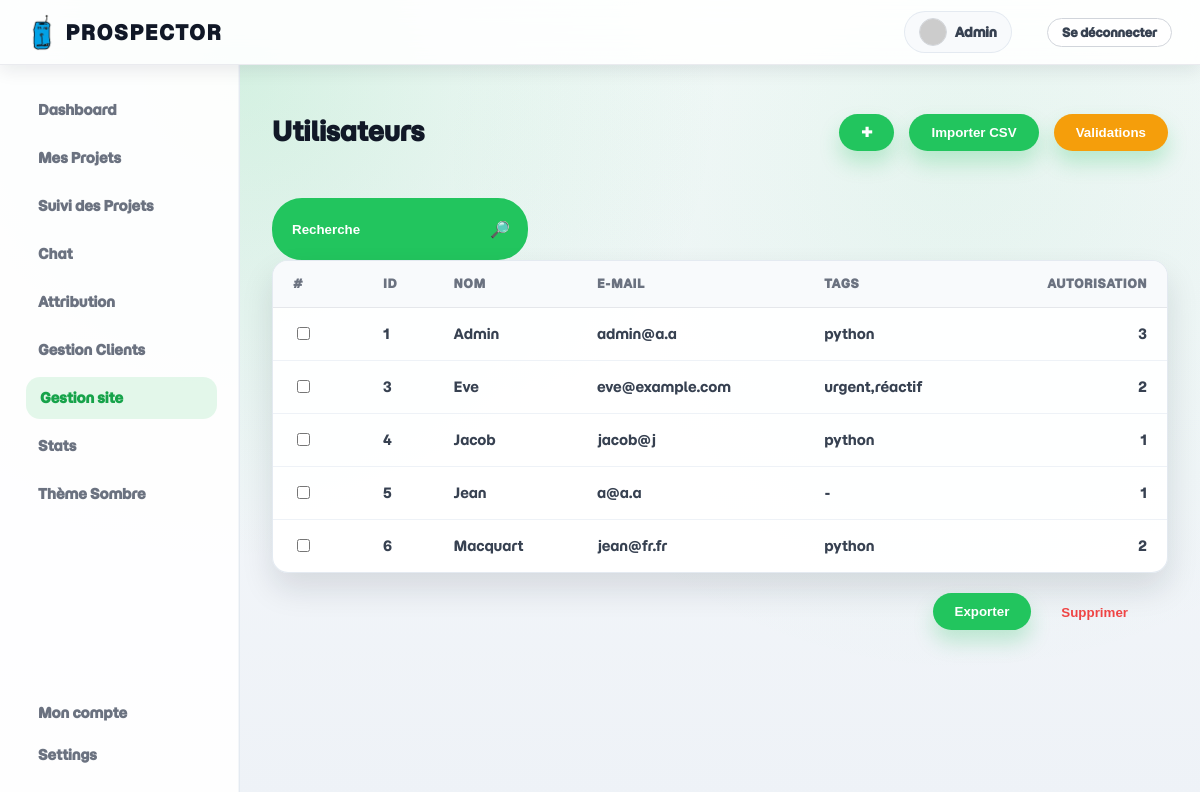
/gestion_site (signed in), run on the app's committed database.
### tables this page shows
CREATE TABLE utilisateurs (
            id INTEGER PRIMARY KEY AUTOINCREMENT,
            nom TEXT NOT NULL,
            email TEXT NOT NULL UNIQUE,
            password TEXT NOT NULL,
            tags TEXT,
            autorisations INTEGER DEFAULT 1,
            avatar TEXT,
            valide INTEGER DEFAULT 0,
            bio TEXT,
            disponibilite TEXT DEFAULT 'Disponible', 
            langues TEXT, 
            liens TEXT
        );

### main.py (the view, shortened to what this page needs)
@app.route('/gestion_site', methods=['GET', 'POST'])
@login_required
def gestion_site():
    auth_level = current_user.autorisations
    if auth_level is None or int(auth_level) != 3:
       abort(403)
    is_error = False # ? bool pour déclencher une erreur (ex avec ajout)
    conn = sqlite3.connect(DATABASE)
    conn.row_factory = sqlite3.Row
    cursor = conn.cursor()
    cursor.execute('SELECT * FROM utilisateurs')
    user_list = cursor.fetchall()
    conn.close()
    if is_error :
        return render_template('gestion_site.html', active_page='gestion_site', users=user_list, error=error)
    return render_template('gestion_site.html', active_page='gestion_site', users=user_list,error=None)

### main.py (called while the page is built)
@login_manager.user_loader
def load_user(user_id):
    conn = sqlite3.connect(DATABASE)
    cursor = conn.cursor()
    cursor.execute("SELECT id, nom, email, autorisations, tags FROM utilisateurs WHERE id = ?", (user_id,))
    row = cursor.fetchone()
    conn.close()
    if row:
        return User(id=row[0], nom=row[1], email=row[2], autorisations=row[3], tags=row[4])
    return None

def get_avatar(email, size=80, default='identicon', rating='g'):
    avatar_custom = None
    try:
        with sqlite3.connect(DATABASE) as conn:
            cursor = conn.cursor()
            cursor.execute("SELECT avatar FROM utilisateurs WHERE email = ?", (email,))
            row = cursor.fetchone()
            if row and row[0]:
                avatar_custom = row[0]
    except Exception:
        pass
    if avatar_custom:
        return url_for('static', filename=f'img/{avatar_custom}')
    email_clean = email.strip().lower()
    email_hash = hashlib.sha256(email_clean.encode('utf-8')).hexdigest()
    query_params = urlencode({
        's': str(size),
        'd': default,
        'r': rating
    })
    return f"https://www.gravatar.com/avatar/{email_hash}?{query_params}"

### templates/gestion_site.html (shortened to what this page needs)
{% extends "base_dash.html" %}
{% block content %}
<div class="gestion_du_sites">
    <div class="gsite-header">
        <h1>Utilisateurs</h1>
        <div style="display: flex; gap: 15px;">
            <button onclick="openPopup('popup-ajout')" class="btn-primary">✚</button>
            <button onclick="openPopup('popup-import')" class="btn-primary">Importer CSV</button>
            <button onclick="openPopup('popup-validation')" class="btn-primary" style="background-color: #f59e0b; border-color: #d97706;">
                Validations
            </button>
        </div>
    </div>
    <div class="gsite-search">
        <input type="text" id="name-search" placeholder="Recherche">🔎
    </div>
                    {% set demandes = users | selectattr('valide', 'equalto', 0) | list %}
<form method="POST" action="/gestion_site" id = "form-gsite">
    <div class="table-card">
        <table class="gsite-table">
            <thead>
                <tr>
                    <th style="width: 50px;">#</th>
                    <th>id</th>
                    <th>nom</th>
                    <th>e-mail</th>
                    <th>tags</th>
                    <th style="text-align: right;">autorisation</th>
                </tr>
            </thead>
            <tbody>
            {% for user in users %}
                <tr class="name-item {{ 'attente-validation' if user['valide'] == 0 else '' }}" onclick="location.href='{{ url_for('compte', id=user.id) }}'">
                    <td> <input type="checkbox" name = "user-ids" value="{{ user['id'] }}" onclick = "event.stopPropagation()"/>
                    <td>{{ user['id'] }}</td>
                    <td class="name-select">{{ user['nom'] }}</td>
                    <td>{{ user['email'] }}</td>
                    <td>{{ user['tags'] if user['tags'] else '-' }}</td>
                    <td style="text-align: right;">
                        {{ user['autorisations'] if user['autorisations'] is not none else '-' }}
                    </td>
                </tr>
            {% endfor %}
            </tbody>
        </table>
    </div>
</form>
    <div class="gsite-right" style="gap: 10px;">
        <button type="submit" name="action" value="export-csv" class="btn-primary" form="form-gsite">Exporter</button>
        <button type ="button" class="btn-danger" onclick="openPopup('popup-suppr')" >Supprimer</button>
    </div>
</div>
{% endblock %}

### templates/base_dash.html (shortened to what this page needs)
<!DOCTYPE html>
<html lang="fr">
<head>
    <link rel="stylesheet" href="{{ url_for('static', filename='css/db_style.css') }}">
</head>
<body class="app-body">
    <nav id="navbar" class="navbar">
        <div class="navbar-inner">
            <div class="navbar-left">
<a href="{{ url_for('dashboard') }}" class="navbar-brand" style="display: flex; align-items: center; gap: 10px;">
    <img src="{{ url_for('static', filename='img/logo.png') }}"
         alt="Logo"
         class="main_title"> Prospector
</a>
            </div>
            <div class="navbar-right">
                {% if current_user.email %}
                    <a class="navbar-link-profile" href="{{ url_for('compte') }}">
                        <img src="{{ current_user.gravatar_url }}" class="avatar-mini-nav" alt="Avatar">
                        <span>{{ current_user.nom }}</span>
                    </a>
                    <a class="navbar-link btn-logout" href="{{ url_for('logout') }}">Se déconnecter</a>
                {% endif %}
            </div>
        </div>
    </nav>
    <div class="dashboard-wrapper">
        <nav class="sidebar">
            <a href="{{ url_for('dashboard') }}" class="menu-item {% if active_page == 'dashboard' %}active{% endif %}">
                Dashboard
            </a>
            <a href="{{ url_for('projects') }}" class="menu-item {% if active_page == 'projects' %}active{% endif %}">
                Mes Projets
            </a>
            {% if current_user.autorisations == 3 %}
                <a href="{{ url_for('proposals') }}" class="menu-item">Suivi des Projets</a>
            {% endif %}
            <a href="{{ url_for('chat') }}" class="menu-item {% if active_page == 'chat' %}active{% endif %}">
                Chat
            </a>
            {% if current_user.autorisations == 3  %}
                <a href="{{ url_for('attribution') }}" class="menu-item {% if active_page == 'attribution' %}active{% endif %}">
                    Attribution
                </a>
            {% endif %}
            {% if current_user.autorisations == 3 %}
                <a href="{{ url_for('gestion_clients') }}" class="menu-item {% if active_page == 'gestion_clients' %}active{% endif %}">
                    Gestion Clients
                </a>
            {% endif %}
            {% if current_user.autorisations == 3 %}
                <a href="{{ url_for('gestion_site') }}" class="menu-item {% if active_page == 'gestion_site' %}active{% endif %}">
                    Gestion site
                </a>
            {% endif %}
            {% if current_user.autorisations == 3 %}
                <a href="{{ url_for('stats') }}" class="menu-item {% if active_page == 'stats' %}active{% endif %}">
                    Stats
                </a>
            {% endif %}
            <div class="menu-item" id="theme-toggle" onclick="toggleTheme()">Thème Sombre</div>
            <div class="bottom-menu">
                <a href="{{ url_for('compte') }}" class="menu-item {% if active_page == 'compte' %}active{% endif %}">Mon compte</a>
                <a href="{{ url_for('settings') }}" class="menu-item {% if active_page == 'settings' %}active{% endif %}">Settings</a>
            </div>
        </nav>
        <main class="main-content">
            {% block content %}{% endblock %}
        </main>
        </div>
</body>
</html>

### data on the page
utilisateurs: nom "Admin", id "1", email "admin@a.a", tags "python", autorisations "3"
utilisateurs: id "3", nom "Eve", email "eve@example.com", tags "urgent,réactif", autorisations "2"
utilisateurs: id "4", nom "Jacob", email "jacob@j", tags "python", autorisations "1"
utilisateurs: id "5", nom "Jean", email "a@a.a", user "-", autorisations "1"
utilisateurs: id "6", nom "Macquart", email "jean@fr.fr", tags "python", autorisations "2"
